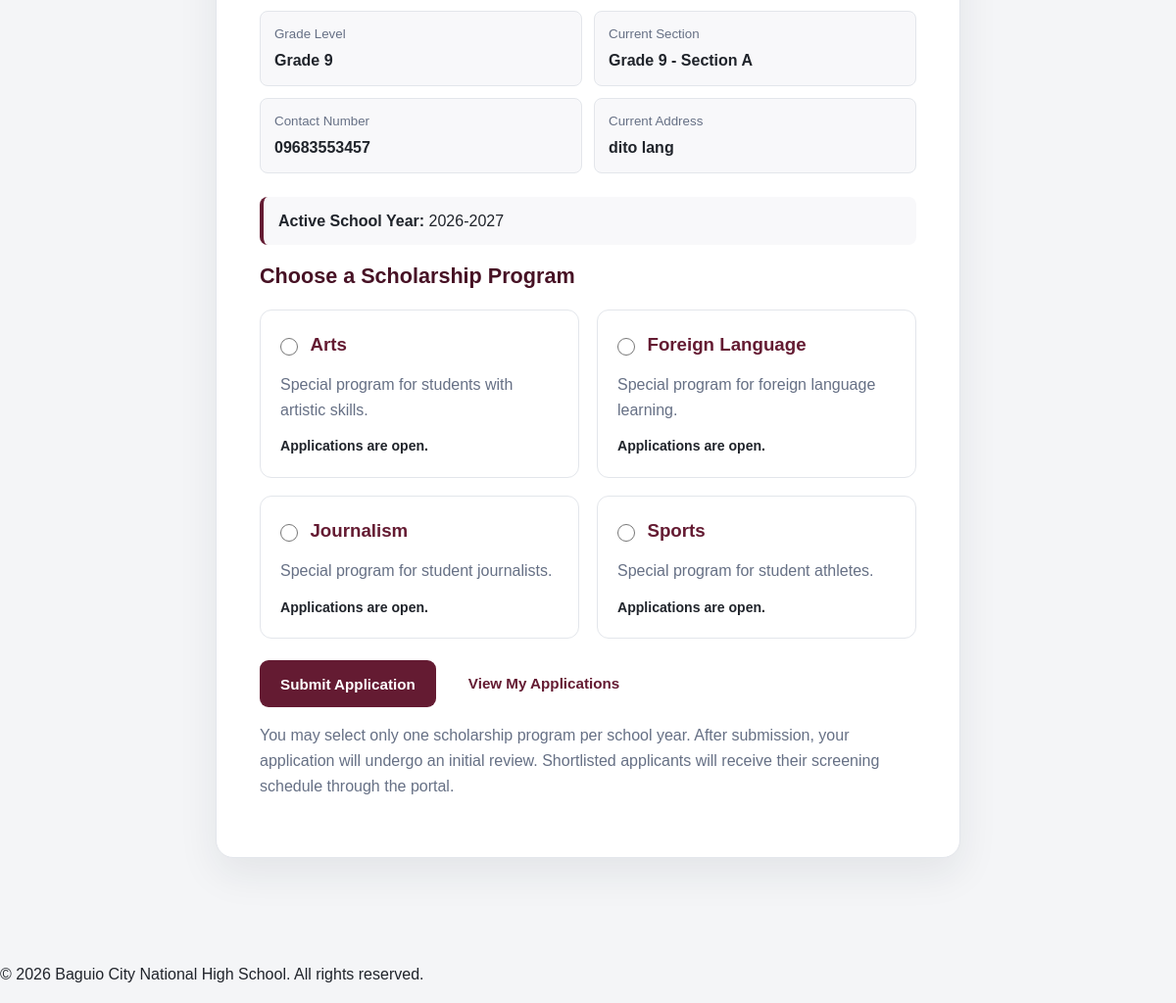
The app's page /student/scholarship_application.php (signed in, lower part), older data.
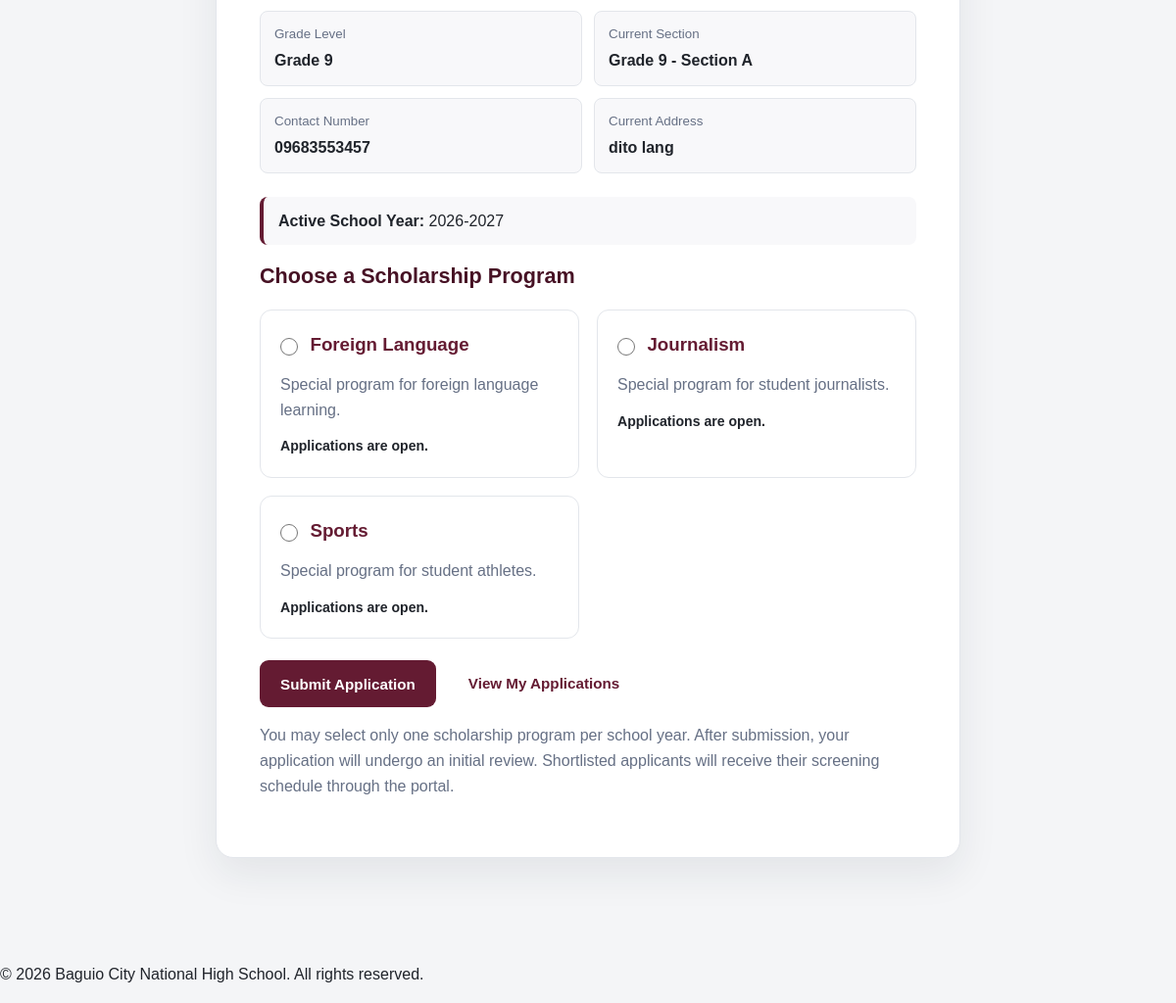
The same page, newer data.
### tables this page shows
CREATE TABLE `special_programs` (
  `program_id` int(10) UNSIGNED NOT NULL,
  `program_name` varchar(100) NOT NULL,
  `description` text DEFAULT NULL,
  `available_slots` int(10) UNSIGNED DEFAULT NULL,
  `status` enum('Active','Inactive') NOT NULL DEFAULT 'Active'
);

### includes/functions.php (called while the page is built, shortened)
<?php
function e(?string $value): string
{
    return htmlspecialchars($value ?? '', ENT_QUOTES, 'UTF-8');
}

### student/scholarship_application.php (the view, shortened to what the changed rows need)
<?php
require_once __DIR__ . '/../includes/bootstrap.php';
$userId = (int) current_user()['user_id'];
$studentQuery = $pdo->prepare(
    'SELECT
        st.student_id,
        st.lrn,
        st.first_name,
        st.middle_name,
        st.last_name,
        st.birth_date,
        st.sex,
        st.contact_number,
        st.current_address,
        gl.grade_level,
        sec.section_name
     FROM students st
     LEFT JOIN grade_levels gl
        ON gl.grade_level_id = st.current_grade_level_id
     LEFT JOIN sections sec
        ON sec.section_id = st.current_section_id
     WHERE st.user_id = :user_id
     LIMIT 1'
);
$studentQuery->execute(['user_id' => $userId]);
$student = $studentQuery->fetch();
$studentId = (int) $student['student_id'];
$schoolYearQuery = $pdo->prepare(
    "SELECT school_year_id, school_year
     FROM school_years
     WHERE status = 'Active'
     ORDER BY school_year_id DESC
     LIMIT 1"
);
$schoolYearQuery->execute();
$activeSchoolYear = $schoolYearQuery->fetch();
$existingApplication = null;
$programs = [];
if ($activeSchoolYear) {
    $existingApplicationQuery = $pdo->prepare(
        'SELECT
            sa.scholarship_application_id,
            sa.application_status,
            sp.program_name
         FROM scholarship_applications sa
         INNER JOIN special_programs sp
            ON sp.program_id = sa.program_id
         WHERE sa.student_id = :student_id
           AND sa.school_year_id = :school_year_id
         ORDER BY sa.application_date DESC, sa.scholarship_application_id DESC
         LIMIT 1'
    );
    $existingApplicationQuery->execute([
        'student_id' => $studentId,
        'school_year_id' => $activeSchoolYear['school_year_id']
    ]);
    $existingApplication = $existingApplicationQuery->fetch() ?: null;
    $programQuery = $pdo->prepare(
        "SELECT
            sp.program_id,
            sp.program_name,
            sp.description,
            sp.available_slots
         FROM special_programs sp
         WHERE sp.status = 'Active'
         ORDER BY sp.program_name"
    );
    $programQuery->execute();
    $programs = $programQuery->fetchAll();
}
require_once __DIR__ . '/../includes/header.php';
?>
<section class="form-card form-card-wide">
    <?php if ($activeSchoolYear): ?>
        <?php if (empty($programs)): ?>
            <div class="empty-state"><h3>No Programs Currently Available</h3><p class="muted">There are no active scholarship programs available for application at this time.</p></div>
        <?php else: ?>
            <form method="post">
                <h2>Choose a Scholarship Program</h2>
                <div class="scholarship-program-list">
                    <?php foreach ($programs as $program): ?>
                        <label class="scholarship-program-option <?= $existingApplication ? 'program-unavailable' : '' ?>">
                            <input type="radio" name="program_id" value="<?= (int) $program['program_id'] ?>" required <?= $existingApplication ? 'disabled' : '' ?>>
                            <h3><?= e($program['program_name']) ?></h3>
                            <p><?= e($program['description'] ?: 'No program description is available.') ?></p>
                            <span class="program-availability">
                                <?php if ($existingApplication): ?>Applications are unavailable because you have already applied this school year.
                                <?php elseif ($program['available_slots'] === null): ?>Applications are open.
                                <?php else: ?>Scholar slot limit: <?= (int) $program['available_slots'] ?><?php endif; ?>
                            </span>
                        </label>
                    <?php endforeach; ?>
                </div>
            </form>
        <?php endif; ?>
    <?php else: ?>
        <div class="empty-state"><h3>No Active School Year</h3><p class="muted">Scholarship applications are currently unavailable because no school year is marked as active. Please contact the school.</p></div>
    <?php endif; ?>
</section>
<?php require_once __DIR__ . '/../includes/footer.php'; ?>

Row changes from the older to the newer data that the page shows:
no longer on this page (row edited): special_programs: program_id "☐ Arts Special program for stud", program_name "Arts", description "Special program for students with artistic skills.", shows "Applications are open."
